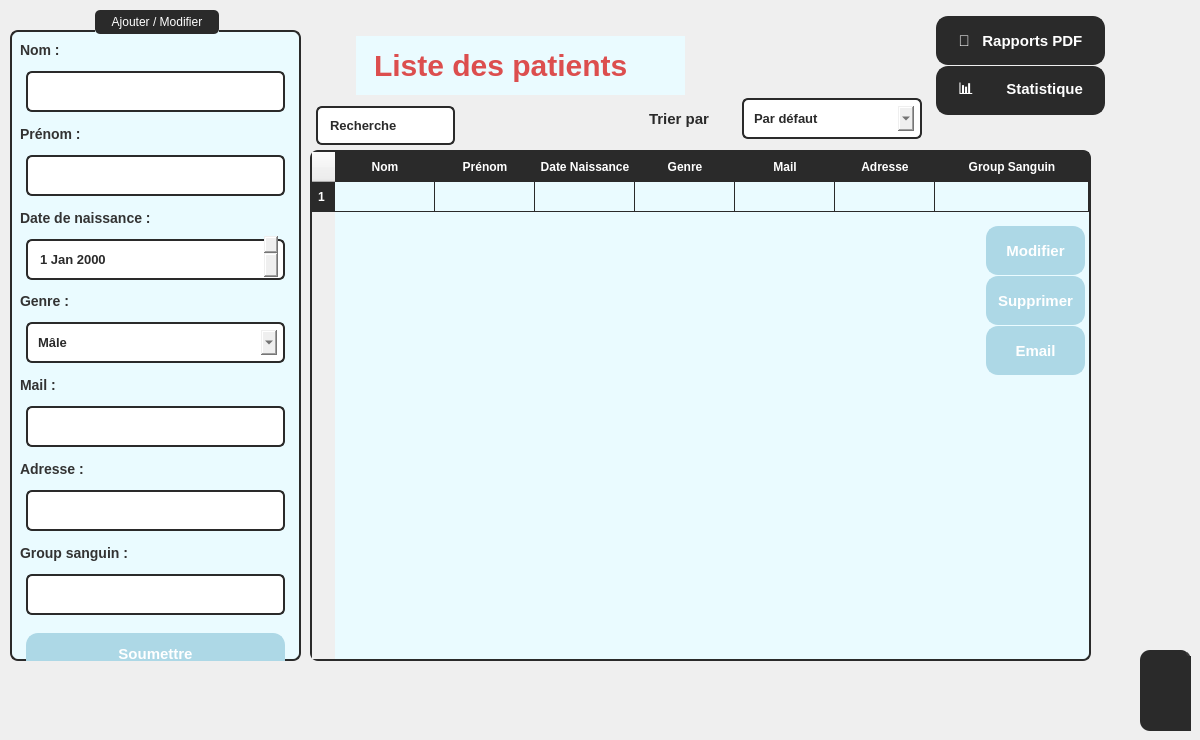
        <widget class="QWidget" name="Labo_6">
         <property name="styleSheet">
          <string notr="true">color : black;</string>
         </property>
         <widget class="QLabel" name="label_62">
          <property name="geometry">
           <rect>
            <x>350</x>
            <y>30</y>
            <width>341</width>
            <height>71</height>
           </rect>
          </property>
          <property name="styleSheet">
           <string notr="true"> color: rgb(220, 78, 78);
    padding: 10px;
    margin: 6px;
    font-size: 30px;
    font-weight: bold;
background-color: rgb(234, 251, 255); 

</string>
          </property>
          <property name="text">
           <string>Liste des patients</string>
          </property>
         </widget>
         <widget class="QWidget" name="popupWidget_6" native="true">
          <property name="geometry">
           <rect>
            <x>1140</x>
            <y>650</y>
            <width>51</width>
            <height>81</height>
           </rect>
          </property>
          <property name="styleSheet">
           <string notr="true">QWidget {
    background-color: #2a2a2a;
    border-right: 2px solid #3a3a3a;
    border-radius: 10px;
}

QPushButton {
    background-color: #3a3a3a;
    color: #ffffff;
    border: none;
    padding: 10px;
    margin: 5px;
    border-radius: 10px;
}

QPushButton:hover {
    background-color: #4a4a4a;
}

QPushButton:pressed {
    background-color: #666666;
}

QListWidget {
    background-color: #2a2a2a;
    color: #ffffff;
    border: none;
    border-radius: 10px;
}

QListWidget::item {
    padding: 8px;
    border-radius: 10px;
}

QListWidget::item:selected {
    background-color: #4a4a4a;
}

QScrollBar:vertical {
    border: none;
    background: #2a2a2a;
    width: 8px;
    margin: 0px 0px 0px 0px;
    border-radius: 10px;
}

QScrollBar::handle:vertical {
    background: #555555;
    border-radius: 10px;
}

QScrollBar::handle:vertical:hover {
    background: #777777;
}

QScrollBar::add-line:vertical, QScrollBar::sub-line:vertical {
    border: none;
    background: none;
}
</string>
          </property>
          <widget class="QPushButton" name="pushButton_18">
           <property name="geometry">
            <rect>
             <x>30</x>
             <y>70</y>
             <width>111</width>
             <height>51</height>
            </rect>
           </property>
           <property name="styleSheet">
            <string notr="true">QPushButton {
    background-color: #2a2a2a;
    color: #ffffff;
    border: 2px solid #2a2a2a;
    padding: 10px;
    margin: 6px;
    border-radius: 12px;
    font-size: 11px;
    font-weight: bold;
    text-transform: uppercase;
    transition: all 0.3s ease-in-out;
}

QPushButton:hover {
    background-color: #606060;
    border-color: #777777;
}

QPushButton:pressed {
    background-color: #787878;
    border-color: #909090;
}

QPushButton:disabled {
    background-color: #353535;
    color: #ffffff;
    border-color: #444444;
}
</string>
           </property>
           <property name="text">
            <string>testtt</string>
           </property>
          </widget>
          <widget class="QPushButton" name="pushButton_19">
           <property name="geometry">
            <rect>
             <x>20</x>
             <y>0</y>
             <width>131</width>
             <height>61</height>
            </rect>
           </property>
           <property name="styleSheet">
            <string notr="true">QPushButton {
    background-color: #2a2a2a;
    color: #ffffff;
    border: 2px solid #2a2a2a;
    padding: 10px;
    margin: 6px;
    border-radius: 12px;
    font-size: 11px;
    font-weight: bold;
    text-transform: uppercase;
    transition: all 0.3s ease-in-out;
}

QPushButton:hover {
    background-color: #606060;
    border-color: #777777;
}

QPushButton:pressed {
    background-color: #787878;
    border-color: #909090;
}

QPushButton:disabled {
    background-color: #353535;
    color: #ffffff;
    border-color: #444444;
}
</string>
           </property>
           <property name="text">
            <string>testtt</string>
           </property>
          </widget>
          <widget class="QPushButton" name="pushButton_20">
           <property name="geometry">
            <rect>
             <x>20</x>
             <y>30</y>
             <width>131</width>
             <height>61</height>
            </rect>
           </property>
           <property name="styleSheet">
            <string notr="true">QPushButton {
    background-color: #2a2a2a;
    color: #ffffff;
    border: 2px solid #2a2a2a;
    padding: 10px;
    margin: 6px;
    border-radius: 12px;
    font-size: 11px;
    font-weight: bold;
    text-transform: uppercase;
    transition: all 0.3s ease-in-out;
}

QPushButton:hover {
    background-color: #606060;
    border-color: #777777;
}

QPushButton:pressed {
    background-color: #787878;
    border-color: #909090;
}

QPushButton:disabled {
    background-color: #353535;
    color: #ffffff;
    border-color: #444444;
}
</string>
           </property>
           <property name="text">
            <string>testtt</string>
           </property>
          </widget>
         </widget>
         <widget class="QGroupBox" name="groupBox_9">
          <property name="geometry">
           <rect>
            <x>10</x>
            <y>10</y>
            <width>291</width>
            <height>651</height>
           </rect>
          </property>
          <property name="styleSheet">
           <string notr="true">QGroupBox {
    background-color: rgb(234, 251, 255);  /* Light blue background */
    border: 2px solid #2a2a2a ;  /* Dark gray border */
    border-radius: 8px;         /* Rounded corners */
    margin-top: 20px;           /* Space for title */
    padding: 10px;
}
QGroupBox::title {
    subcontrol-origin: margin;
    subcontrol-position: top center;
    padding: 5px 15px;
    background-color: #2a2a2a  ;  /* Dark gray background */
    color: white  ;               /* White text */
    border-radius: 5px;
    font-weight: bold;
}</string>
          </property>
          <property name="title">
           <string>Ajouter / Modifier</string>
          </property>
          <widget class="QWidget" name="layoutWidget_10">
           <property name="geometry">
            <rect>
             <x>10</x>
             <y>30</y>
             <width>271</width>
             <height>641</height>
            </rect>
           </property>
           <layout class="QVBoxLayout" name="verticalLayout_8">
            <item>
             <widget class="QLabel" name="label_113">
              <property name="styleSheet">
               <string notr="true">font-size: 14px;
        font-weight: bold;
        color: #333; /* Dark gray text */
        background: transparent;</string>
              </property>
              <property name="text">
               <string>Nom :</string>
              </property>
             </widget>
            </item>
            <item>
             <widget class="QLineEdit" name="lineEdit_45">
              <property name="styleSheet">
               <string notr="true">border: 2px solid #2a2a2a ; /* Blue border */
        border-radius: 6px;
        padding: 5px 8px;
         color: #2a2a2a;
    padding: 10px;
    margin: 6px;
    font-size: 13px;
    font-weight: bold;
        selection-background-color: #cce5ff; /* Light blue selection */

</string>
              </property>
             </widget>
            </item>
            <item>
             <widget class="QLabel" name="label_114">
              <property name="styleSheet">
               <string notr="true">font-size: 14px;
        font-weight: bold;
        color: #333; /* Dark gray text */
        background: transparent;</string>
              </property>
              <property name="text">
               <string>Prénom :</string>
              </property>
             </widget>
            </item>
            <item>
             <widget class="QLineEdit" name="lineEdit_46">
              <property name="styleSheet">
               <string notr="true">border: 2px solid #2a2a2a ; /* Blue border */
        border-radius: 6px;
        padding: 5px 8px;
         color: #2a2a2a;
    padding: 10px;
    margin: 6px;
    font-size: 13px;
    font-weight: bold;
        selection-background-color: #cce5ff; /* Light blue selection */

</string>
              </property>
             </widget>
            </item>
            <item>
             <widget class="QLabel" name="label_115">
              <property name="styleSheet">
               <string notr="true">font-size: 14px;
        font-weight: bold;
        color: #333; /* Dark gray text */
        background: transparent;</string>
              </property>
              <property name="text">
               <string>Date de naissance :</string>
              </property>
             </widget>
            </item>
            <item>
             <widget class="QDateEdit" name="dateEdit_7">
              <property name="styleSheet">
               <string notr="true">border: 2px solid #2a2a2a ; /* Blue border */
        border-radius: 6px;
        padding: 5px 8px;
         color: #2a2a2a;
    padding: 10px;
    margin: 6px;
    font-size: 13px;
    font-weight: bold;
        selection-background-color: #cce5ff; /* Light blue selection */


</string>
              </property>
             </widget>
            </item>
            <item>
             <widget class="QLabel" name="label_116">
              <property name="styleSheet">
               <string notr="true">font-size: 14px;
        font-weight: bold;
        color: #333; /* Dark gray text */
        background: transparent;</string>
              </property>
              <property name="text">
               <string>Genre :</string>
              </property>
             </widget>
            </item>
            <item>
             <widget class="QComboBox" name="comboBox_9">
              <property name="styleSheet">
               <string notr="true">border: 2px solid #2a2a2a ; /* Blue border */
        border-radius: 6px;
        padding: 5px 8px;
         color: #2a2a2a;
    padding: 10px;
    margin: 6px;
    font-size: 13px;
    font-weight: bold;
        selection-background-color: #cce5ff; /* Light blue selection */

text : search
</string>
              </property>
              <item>
               <property name="text">
                <string>Mâle</string>
               </property>
              </item>
              <item>
               <property name="text">
                <string>Femelle</string>
               </property>
              </item>
             </widget>
            </item>
            <item>
             <widget class="QLabel" name="label_117">
              <property name="styleSheet">
               <string notr="true">font-size: 14px;
        font-weight: bold;
        color: #333; /* Dark gray text */
        background: transparent;</string>
              </property>
              <property name="text">
               <string>Mail :</string>
              </property>
             </widget>
            </item>
            <item>
             <widget class="QLineEdit" name="lineEdit_47">
              <property name="styleSheet">
               <string notr="true">border: 2px solid #2a2a2a ; /* Blue border */
        border-radius: 6px;
        padding: 5px 8px;
         color: #2a2a2a;
    padding: 10px;
    margin: 6px;
    font-size: 13px;
    font-weight: bold;
        selection-background-color: #cce5ff; /* Light blue selection */

</string>
              </property>
             </widget>
            </item>
            <item>
             <widget class="QLabel" name="label_118">
              <property name="styleSheet">
               <string notr="true">font-size: 14px;
        font-weight: bold;
        color: #333; /* Dark gray text */
        background: transparent;</string>
              </property>
              <property name="text">
               <string>Adresse :</string>
              </property>
             </widget>
            </item>
            <item>
             <widget class="QLineEdit" name="lineEdit_48">
              <property name="styleSheet">
               <string notr="true">border: 2px solid #2a2a2a ; /* Blue border */
        border-radius: 6px;
        padding: 5px 8px;
         color: #2a2a2a;
    padding: 10px;
    margin: 6px;
    font-size: 13px;
    font-weight: bold;
        selection-background-color: #cce5ff; /* Light blue selection */

</string>
              </property>
             </widget>
            </item>
            <item>
             <widget class="QLabel" name="label_119">
              <property name="styleSheet">
               <string notr="true">font-size: 14px;
        font-weight: bold;
        color: #333; /* Dark gray text */
        background: transparent;</string>
              </property>
              <property name="text">
               <string>Group sanguin :</string>
              </property>
             </widget>
            </item>
            <item>
             <widget class="QLineEdit" name="lineEdit_49">
              <property name="styleSheet">
               <string notr="true">border: 2px solid #2a2a2a ; /* Blue border */
        border-radius: 6px;
        padding: 5px 8px;
         color: #2a2a2a;
    padding: 10px;
    margin: 6px;
    font-size: 13px;
    font-weight: bold;
        selection-background-color: #cce5ff; /* Light blue selection */

</string>
              </property>
             </widget>
            </item>
            <item>
             <widget class="QPushButton" name="pushButton_120">
              <property name="styleSheet">
               <string notr="true">QPushButton {
    background-color: rgb(173, 216, 230);
    color: #ffffff;
    border: 2px solid rgb(173, 216, 230);
    padding: 10px;
    margin: 6px;
    border-radius: 12px;
    font-size: 15px;
    font-weight: bold;
    transition: all 0.3s ease-in-out;
}

QPushButton:hover {
    background-color: #606060;
    border-color: #777777;
}

QPushButton:pressed {
    background-color: #787878;
    border-color: #909090;
}

QPushButton:disabled {
    background-color: #353535;
    color: #ffffff;
    border-color: #444444;
}
</string>
              </property>
              <property name="text">
               <string>Soumettre</string>
              </property>
             </widget>
            </item>
           </layout>
          </widget>
         </widget>
         <widget class="QTableWidget" name="tableau3_2">
          <property name="geometry">
           <rect>
            <x>310</x>
            <y>150</y>
            <width>781</width>
            <height>511</height>
           </rect>
          </property>
          <property name="minimumSize">
           <size>
            <width>781</width>
            <height>0</height>
           </size>
          </property>
          <property name="maximumSize">
           <size>
            <width>781</width>
            <height>511</height>
           </size>
          </property>
          <property name="layoutDirection">
           <enum>Qt::LayoutDirection::LeftToRight</enum>
          </property>
          <property name="autoFillBackground">
           <bool>false</bool>
          </property>
          <property name="styleSheet">
           <string notr="true">QTableWidget {
    background-color: rgb(234, 251, 255);
    border: 2px solid #2a2a2a;
    border-radius: 8px;
    gridline-color: #2a2a2a;
    selection-background-color: #2a2a2a;
    selection-color: white;
}

QHeaderView::section {
    background-color: #2a2a2a;
    color: white;
    padding: 5px;
    border: 1px solid #2a2a2a;
    font-weight: bold;
}

QTableWidget QTableCornerButton::section {
    background-color: #2a2a2a;
    border: 1px solid #2a2a2a;
}

QTableWidget::item {
    padding: 5px;
}

QTableWidget::item:selected {
    background-color: #2a2a2a;
    color: white;
}

QTableWidget::item:hover {
    background-color: rgb(200, 240, 250);
}
</string>
          </property>
          <property name="lineWidth">
           <number>144</number>
          </property>
          <property name="sizeAdjustPolicy">
           <enum>QAbstractScrollArea::SizeAdjustPolicy::AdjustToContents</enum>
          </property>
          <attribute name="horizontalHeaderStretchLastSection">
           <bool>true</bool>
          </attribute>
          <row/>
          <column>
           <property name="text">
            <string>Nom</string>
           </property>
          </column>
          <column>
           <property name="text">
            <string>Prénom</string>
           </property>
          </column>
          <column>
           <property name="text">
            <string>Date Naissance</string>
           </property>
          </column>
          <column>
           <property name="text">
            <string>Genre</string>
           </property>
          </column>
          <column>
           <property name="text">
            <string>Mail</string>
           </property>
          </column>
          <column>
           <property name="text">
            <string>Adresse</string>
           </property>
          </column>
          <column>
           <property name="text">
            <string>Group Sanguin</string>
           </property>
          </column>
         </widget>
         <widget class="QLineEdit" name="lineEdit_50">
          <property name="geometry">
           <rect>
            <x>310</x>
            <y>100</y>
            <width>151</width>
            <height>51</height>
           </rect>
          </property>
          <property name="styleSheet">
           <string notr="true">border: 2px solid #2a2a2a ; /* Blue border */
        border-radius: 6px;
        padding: 5px 8px;
 color: #2a2a2a  ;
    padding: 10px;
    margin: 6px;
    font-size: 13px;
    font-weight: bold;
        selection-background-color: #cce5ff; /* Light blue selection */

text : search
</string>
          </property>
          <property name="text">
           <string>Recherche</string>
          </property>
         </widget>
         <widget class="QPushButton" name="pushButton_136">
          <property name="geometry">
           <rect>
            <x>980</x>
            <y>220</y>
            <width>111</width>
            <height>61</height>
           </rect>
          </property>
          <property name="styleSheet">
           <string notr="true">QPushButton {
    background-color: rgb(173, 216, 230);
    color: #ffffff;
    border: 2px solid rgb(173, 216, 230);
    padding: 10px;
    margin: 6px;
    border-radius: 12px;
    font-size: 15px;
    font-weight: bold;
    transition: all 0.3s ease-in-out;
}

QPushButton:hover {
    background-color: #606060;
    border-color: #777777;
}

QPushButton:pressed {
    background-color: #787878;
    border-color: #909090;
}

QPushButton:disabled {
    background-color: #353535;
    color: #ffffff;
    border-color: #444444;
}
</string>
          </property>
          <property name="text">
           <string>Modifier</string>
          </property>
         </widget>
         <widget class="QPushButton" name="pushButton_137">
          <property name="geometry">
           <rect>
            <x>980</x>
            <y>270</y>
            <width>111</width>
            <height>61</height>
           </rect>
          </property>
          <property name="styleSheet">
           <string notr="true">QPushButton {
    background-color: rgb(173, 216, 230);
    color: #ffffff;
    border: 2px solid rgb(173, 216, 230);
    padding: 10px;
    margin: 6px;
    border-radius: 12px;
    font-size: 15px;
    font-weight: bold;
    transition: all 0.3s ease-in-out;
}

QPushButton:hover {
    background-color: #606060;
    border-color: #777777;
}

QPushButton:pressed {
    background-color: #787878;
    border-color: #909090;
}

QPushButton:disabled {
    background-color: #353535;
    color: #ffffff;
    border-color: #444444;
}
</string>
          </property>
          <property name="text">
           <string>Supprimer</string>
          </property>
         </widget>
         <widget class="QPushButton" name="btnpatient3_2">
          <property name="geometry">
           <rect>
            <x>930</x>
            <y>10</y>
            <width>181</width>
            <height>61</height>
           </rect>
          </property>
          <property name="styleSheet">
           <string notr="true">QPushButton {
    background-color: #2a2a2a   ;
    color: #ffffff;
    border: 2px solid #2a2a2a   ;
    padding: 10px;
    margin: 6px;
    border-radius: 12px;
    font-size: 15px;
    font-weight: bold;
    transition: all 0.3s ease-in-out;
}

QPushButton:hover {
    background-color: #606060;
    border-color: #777777;
}

QPushButton:pressed {
    background-color: #787878;
    border-color: #909090;
}

QPushButton:disabled {
    background-color: #353535;
    color: #ffffff;
    border-color: #444444;
}
</string>
          </property>
          <property name="text">
           <string>📑   Rapports PDF</string>
          </property>
          <property name="icon">
           <iconset>
            <normaloff>:/new/prefix1/icons/microscope_4131002.png</normaloff>:/new/prefix1/icons/microscope_4131002.png</iconset>
          </property>
          <property name="checkable">
           <bool>true</bool>
          </property>
          <property name="autoExclusive">
           <bool>true</bool>
          </property>
         </widget>
         <widget class="QPushButton" name="btnpatient2_2">
          <property name="geometry">
           <rect>
            <x>930</x>
            <y>60</y>
            <width>181</width>
            <height>61</height>
           </rect>
          </property>
          <property name="styleSheet">
           <string notr="true">QPushButton {
    background-color: #2a2a2a   ;
    color: #ffffff;
    border: 2px solid #2a2a2a   ;
    padding: 10px;
    margin: 6px;
    border-radius: 12px;
    font-size: 15px;
    font-weight: bold;
    transition: all 0.3s ease-in-out;
}

QPushButton:hover {
    background-color: #606060;
    border-color: #777777;
}

QPushButton:pressed {
    background-color: #787878;
    border-color: #909090;
}

QPushButton:disabled {
    background-color: #353535;
    color: #ffffff;
    border-color: #444444;
}
</string>
          </property>
          <property name="text">
           <string>📊        Statistique</string>
          </property>
          <property name="icon">
           <iconset>
            <normaloff>:/new/prefix1/icons/microscope_4131002.png</normaloff>:/new/prefix1/icons/microscope_4131002.png</iconset>
          </property>
          <property name="checkable">
           <bool>true</bool>
          </property>
          <property name="autoExclusive">
           <bool>true</bool>
          </property>
         </widget>
         <widget class="QWidget" name="layoutWidget_11">
          <property name="geometry">
           <rect>
            <x>537</x>
            <y>90</y>
            <width>391</width>
            <height>57</height>
           </rect>
          </property>
          <layout class="QHBoxLayout" name="horizontalLayout_6">
           <property name="spacing">
            <number>7</number>
           </property>
           <item alignment="Qt::AlignmentFlag::AlignRight">
            <widget class="QLabel" name="label_63">
             <property name="styleSheet">
              <string notr="true"> color: #2a2a2a  ;
    padding: 10px;
    margin: 6px;
    font-size: 15px;
    font-weight: bold;
 </string>
             </property>
             <property name="text">
              <string>Trier par</string>
             </property>
            </widget>
           </item>
           <item>
            <widget class="QComboBox" name="comboBox_10">
             <property name="styleSheet">
              <string notr="true">border: 2px solid #2a2a2a ; /* Blue border */
        border-radius: 6px;
        padding: 5px 8px;
 color: #2a2a2a  ;
    padding: 10px;
    margin: 6px;
    font-size: 13px;
    font-weight: bold;
        selection-background-color: #cce5ff; /* Light blue selection */

text : search
</string>
             </property>
             <item>
              <property name="text">
               <string>Par défaut</string>
              </property>
             </item>
             <item>
              <property name="text">
               <string>Group Sanguin</string>
              </property>
             </item>
            </widget>
           </item>
          </layout>
         </widget>
         <widget class="QPushButton" name="pushButton_138">
          <property name="geometry">
           <rect>
            <x>980</x>
            <y>320</y>
            <width>111</width>
            <height>61</height>
           </rect>
          </property>
          <property name="styleSheet">
           <string notr="true">QPushButton {
    background-color: rgb(173, 216, 230);
    color: #ffffff;
    border: 2px solid rgb(173, 216, 230);
    padding: 10px;
    margin: 6px;
    border-radius: 12px;
    font-size: 15px;
    font-weight: bold;
    transition: all 0.3s ease-in-out;
}

QPushButton:hover {
    background-color: #606060;
    border-color: #777777;
}

QPushButton:pressed {
    background-color: #787878;
    border-color: #909090;
}

QPushButton:disabled {
    background-color: #353535;
    color: #ffffff;
    border-color: #444444;
}
</string>
          </property>
          <property name="text">
           <string>Email</string>
          </property>
         </widget>
        </widget>
